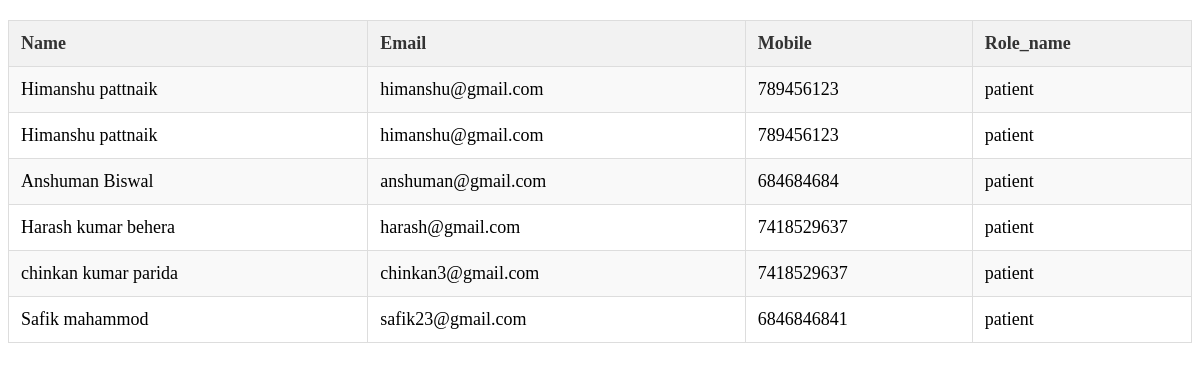
Screenshot of /doctor/dviews (signed in) with the database file from the repository.
### signup/models.py (models this page shows, shortened)
class signup_master(models.Model):
    name=models.CharField(max_length=30)
    email=models.CharField(max_length=30,primary_key=True)
    mobile=models.CharField(max_length=30)
    password=models.CharField(max_length=30)
    role_name=models.CharField(max_length=30)

### doctor/views.py (the view)
# urls.py: path('dviews',ddviews.dviews,name="dviews")
def dviews(request):
    name=request.session.get('name')
    ob=signup_master.objects.get(name=name)
    obj=signup_master.objects.filter(role_name='patient')
    return render(request,"dviews.html",{'user':ob,'data1':obj})

### doctor/templates/dviews.html (shortened to what this page needs)
<table>
    <tr>
        <th>Name</th>
        <th>Email</th>
        <th>Mobile</th>
        <th>Role_name</th>
    </tr>
    <tr>
        <td>{{user.name}}</td>
        <td>{{user.email}}</td>
        <td>{{user.mobile}}</td>
        <td>{{user.role_name}}</td>
    </tr>
    {% for data in data1 %}
    <tr >
        <td>{{data.name}}</td>
        <td>{{data.email}}</td>
        <td>{{data.mobile}}</td>
        <td>{{data.role_name}}</td>
    </tr>
    {% endfor %}
</table>

### doctor/templates/dviews.html (style rules this page uses)
table { width: 100%; border-collapse: collapse; margin: 20px 0; font-size: 18px; text-align: left; }
table, th, td { border: 1px solid #ddd; }
th, td { padding: 12px; }
th { background-color: #f2f2f2; color: #333; }
tr:nth-child(even) { background-color: #f9f9f9; }

### rows the page displays
signup_master: name "Himanshu pattnaik", email "himanshu@gmail.com", mobile "789456123", role_name "patient"
signup_master: name "Anshuman Biswal", email "anshuman@gmail.com", mobile "684684684", role_name "patient"
signup_master: name "Harash kumar behera", email "harash@gmail.com", mobile "7418529637", role_name "patient"
signup_master: name "chinkan kumar parida", email "chinkan3@gmail.com", mobile "7418529637", role_name "patient"
signup_master: name "Safik mahammod", email "safik23@gmail.com", mobile "6846846841", role_name "patient"
